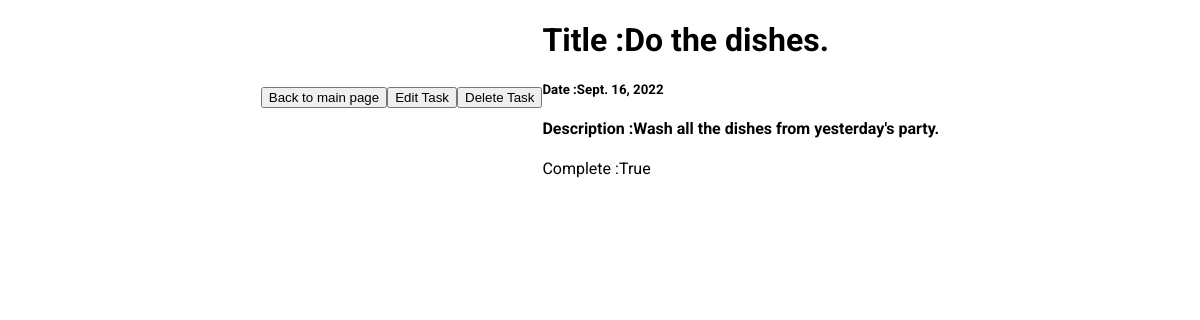
Screenshot of /3 (signed in) with the database file from the repository.
### todo/models.py (models this page shows, shortened)
class Task(models.Model):
    user = models.ForeignKey(User, on_delete= models.CASCADE, db_index=True)
    timestamp = models.DateTimeField(auto_now_add=True)
    title = models.CharField(max_length= 100)
    description = models.TextField(max_length= 250, null= True, blank=True)
    complete = models.BooleanField(default=False)
    class Meta:
        ordering = ["complete"]

### todo/views.py (the view)
# urls.py: path("<int:pk>", views.TaskInDetail.as_view(), name = "taskInDetail"),
class TaskInDetail(LoginRequiredMixin, DetailView):
    template_name = "todo/taskDetail.html"
    model = models.Task

### todo/templates/todo/taskDetail.html (shortened to what this page needs)
{% extends "base.html" %}
{% load static %}
{% block content %}
<a href="{% url 'todoPage' %}"><Button> Back to main page </Button></a>
<a href="{% url 'updateTaskDetails' task.pk %}"><Button> Edit Task </Button></a>
<a href="{% url 'deleteTask' task.pk %}"><Button> Delete Task </Button></a>
<div class="taskDisplay">
   <h1> Title :{{ task.title }}</h1>
   <h5> Date :{{ task.timestamp.date }}</h5>
   <h4> Description :{{ task.description }}</h4>
   <p> Complete :{{ task.complete }}</p>
</div>
{% endblock %}

### static/base.css (style rules this page uses)
html { font-family: 'Comfortaa', cursive; font-family: 'Roboto', sans-serif; }
body { margin: 0; padding: 0; display: flex; justify-content: center; align-items: center; }

### rows the page displays
Task: title "Do the dishes.", timestamp "Sept. 16, 2022", description "Wash all the dishes from yesterday's party.", complete "True"
